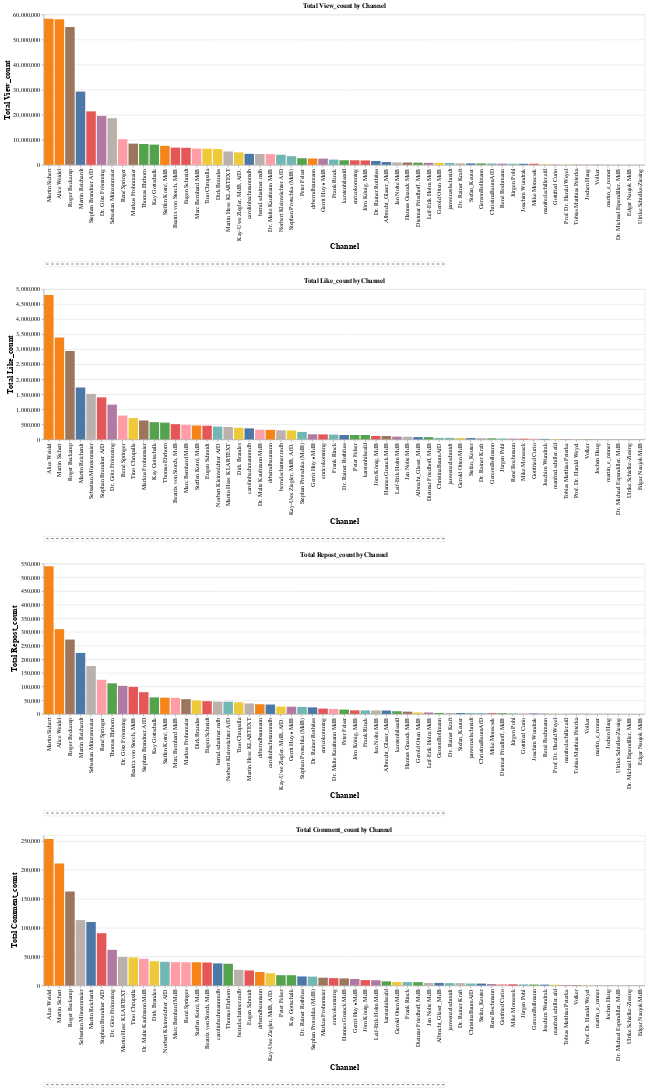

This figure's notebook cell:
### Markdown cell above
## How much is the fish?
### Wer hat die meistern Likes, Kommentare, Reposts oder Views ?

Das Skript vergleicht verschiedene TikTok-Kanäle anhand der Metriken "view_count", "like_count", "repost_count" und "comment_count". Es summiert die Werte jeder Metrik für jeden Kanal und erstellt für jede Metrik ein eigenes Balkendiagramm. Die Diagramme zeigen, wie die einzelnen Kanäle in Bezug auf diese Interaktionen abschneiden.

### Code cell
import altair as alt
import pandas as pd

# Summe für jede Metrik pro Channel berechnen
columns_to_plot = ["view_count", "like_count", "repost_count", "comment_count"]
aggregated_data = (
    df.groupby("channel")[columns_to_plot].sum().reset_index()
    .melt(id_vars="channel", var_name="metric", value_name="value")
)

# Interaktive Balkendiagramme erstellen
charts = []
for metric in columns_to_plot:
    chart = (
        alt.Chart(aggregated_data[aggregated_data["metric"] == metric])
        .mark_bar()
        .encode(
            x=alt.X("channel:O", title="Channel", sort="-y"),
            y=alt.Y("value:Q", title=f"Total {metric.capitalize()}"),
            color=alt.Color("channel:N", legend=None),
            tooltip=[
                alt.Tooltip("channel:N", title="Channel"),
                alt.Tooltip("value:Q", title=f"Total {metric.capitalize()}"),
            ],
        )
        .properties(
            title=f"Total {metric.capitalize()} by Channel",
            height=300,  # Höhe für besseres Layout
            width=1200    # Breite für bessere Darstellung
        )
    )
    # Trennelement: Linie unter dem Chart
    separator = (
        alt.Chart(pd.DataFrame({"y": [0]}))
        .mark_rule(strokeDash=[5, 5], size=1)
        .encode(y=alt.Y("y:Q", axis=None))
        .properties(height=10, width=800)
    )
    charts.extend([chart, separator])

# Subplots mit Trennelementen darstellen
final_chart = alt.vconcat(*charts).resolve_scale(color="independent")

# Konfiguration auf das gesamte Diagramm anwenden
final_chart = final_chart.configure_axis(
    labelFontSize=12,  # Schriftgröße der Achsenbeschriftung
    titleFontSize=16   # Schriftgröße des Achsentitels
)

final_chart

### Figure 1 — Vega-Lite specification as saved in the notebook (floating-point values rounded to 4 significant figures)
{"config": {"view": {"continuousWidth": 300, "continuousHeight": 300}, "axis": {"labelFontSize": 12, "titleFontSize": 16}}, "vconcat": [{"data": {"name": "data-c150cc529256baf28d5811c02a158a8c"}, "mark": {"type": "bar"}, "encoding": {"color": {"field": "channel", "legend": null, "type": "nominal"}, "tooltip": [{"field": "channel", "title": "Channel", "type": "nominal"}, {"field": "value", "title": "Total View_count", "type": "quantitative"}], "x": {"field": "channel", "sort": "-y", "title": "Channel", "type": "ordinal"}, "y": {"field": "value", "title": "Total View_count", "type": "quantitative"}}, "height": 300, "title": "Total View_count by Channel", "width": 1200}, {"data": {"name": "data-a0a55d106695e8d630baff0f16eee66d"}, "mark": {"type": "rule", "size": 1, "strokeDash": [5, 5]}, "encoding": {"y": {"axis": null, "field": "y", "type": "quantitative"}}, "height": 10, "width": 800}, {"data": {"name": "data-cbe44bd9bdff02d9170df78975f6b235"}, "mark": {"type": "bar"}, "encoding": {"color": {"field": "channel", "legend": null, "type": "nominal"}, "tooltip": [{"field": "channel", "title": "Channel", "type": "nominal"}, {"field": "value", "title": "Total Like_count", "type": "quantitative"}], "x": {"field": "channel", "sort": "-y", "title": "Channel", "type": "ordinal"}, "y": {"field": "value", "title": "Total Like_count", "type": "quantitative"}}, "height": 300, "title": "Total Like_count by Channel", "width": 1200}, {"data": {"name": "data-a0a55d106695e8d630baff0f16eee66d"}, "mark": {"type": "rule", "size": 1, "strokeDash": [5, 5]}, "encoding": {"y": {"axis": null, "field": "y", "type": "quantitative"}}, "height": 10, "width": 800}, {"data": {"name": "data-70dfd9cc8dcb894346267e61032fe9e0"}, "mark": {"type": "bar"}, "encoding": {"color": {"field": "channel", "legend": null, "type": "nominal"}, "tooltip": [{"field": "channel", "title": "Channel", "type": "nominal"}, {"field": "value", "title": "Total Repost_count", "type": "quantitative"}], "x": {"field": "channel", "sort": "-y", "title": "Channel", "type": "ordinal"}, "y": {"field": "value", "title": "Total Repost_count", "type": "quantitative"}}, "height": 300, "title": "Total Repost_count by Channel", "width": 1200}, {"data": {"name": "data-a0a55d106695e8d630baff0f16eee66d"}, "mark": {"type": "rule", "size": 1, "strokeDash": [5, 5]}, "encoding": {"y": {"axis": null, "field": "y", "type": "quantitative"}}, "height": 10, "width": 800}, {"data": {"name": "data-c742cb6d1a62993ac2d159e196d2f02d"}, "mark": {"type": "bar"}, "encoding": {"color": {"field": "channel", "legend": null, "type": "nominal"}, "tooltip": [{"field": "channel", "title": "Channel", "type": "nominal"}, {"field": "value", "title": "Total Comment_count", "type": "quantitative"}], "x": {"field": "channel", "sort": "-y", "title": "Channel", "type": "ordinal"}, "y": {"field": "value", "title": "Total Comment_count", "type": "quantitative"}}, "height": 300, "title": "Total Comment_count by Channel", "width": 1200}, {"data": {"name": "data-a0a55d106695e8d630baff0f16eee66d"}, "mark": {"type": "rule", "size": 1, "strokeDash": [5, 5]}, "encoding": {"y": {"axis": null, "field": "y", "type": "quantitative"}}, "height": 10, "width": 800}], "resolve": {"scale": {"color": "independent"}}, "$schema": "https://vega.github.io/schema/vega-lite/v5.17.0.json", "datasets": {"data-c150cc529256baf28d5811c02a158a8c": [{"channel": "Albrecht_Glaser_MdB", "metric": "view_count", "value": 1107390}, {"channel": "Alice Weidel", "metric": "view_count", "value": 58108800}, {"channel": "Beatrix von Storch, MdB", "metric": "view_count", "value": 6874641}, {"channel": "ChristinaBaumAfD", "metric": "view_count", "value": 535235}, {"channel": "Dietmar Friedhoff, MdB", "metric": "view_count", "value": 872898}, {"channel": "Dirk Brandes", "metric": "view_count", "value": 6324023}, {"channel": "Dr. Götz Frömming", "metric": "view_count", "value": 19545305}, {"channel": "Dr. Malte Kaufmann MdB", "metric": "view_count", "value": 4278434}, {"channel": "Dr. Michael Espendiller, MdB", "metric": "view_count", "value": 5595}, {"channel": "Dr. Rainer Kraft", "metric": "view_count", "value": 598998}, {"channel": "Dr. Rainer Rothfuss", "metric": "view_count", "value": 1550060}, {"channel": "Edgar Naujok MdB", "metric": "view_count", "value": 2553}, {"channel": "Eugen Schmidt", "metric": "view_count", "value": 6795891}, {"channel": "Frank Rinck", "metric": "view_count", "value": 2090311}, {"channel": "GereonBollmann", "metric": "view_count", "value": 558891}, {"channel": "Gerold Otten MdB", "metric": "view_count", "value": 798896}, {"channel": "Gerrit Huy ▪︎ MdB", "metric": "view_count", "value": 2469541}, {"channel": "Gottfried Curio", "metric": "view_count", "value": 207724}, {"channel": "Hannes Gnauck MdB", "metric": "view_count", "value": 932526}, {"channel": "Jan Nolte MdB", "metric": "view_count", "value": 962407}, {"channel": "Joachim Wundrak", "metric": "view_count", "value": 435061}, {"channel": "Jochen Haug", "metric": "view_count", "value": 69915}, {"channel": "Jörn König, MdB", "metric": "view_count", "value": 1756712}, {"channel": "Jürgen Pohl", "metric": "view_count", "value": 446769}, {"channel": "Kay Gottschalk", "metric": "view_count", "value": 8077936}, {"channel": "Kay-Uwe Ziegler, MdB, AfD.", "metric": "view_count", "value": 4969984}, {"channel": "Leif-Erik Holm MdB", "metric": "view_count", "value": 801785}, {"channel": "Marc Bernhard MdB", "metric": "view_count", "value": 6466308}, {"channel": "Markus Frohnmaier", "metric": "view_count", "value": 8468137}, {"channel": "Martin Hess: KLARTEXT", "metric": "view_count", "value": 5335239}, {"channel": "Martin Reichardt", "metric": "view_count", "value": 29244044}, {"channel": "Martin Sichert", "metric": "view_count", "value": 58280784}, {"channel": "Mike Monscsek", "metric": "view_count", "value": 434322}, {"channel": "Norbert Kleinwächter AfD", "metric": "view_count", "value": 4028488}, {"channel": "Peter Felser", "metric": "view_count", "value": 2634855}, {"channel": "Prof. Dr. Harald Weyel", "metric": "view_count", "value": 110968}, {"channel": "René Bochmann", "metric": "view_count", "value": 477543}, {"channel": "René Springer", "metric": "view_count", "value": 10193249}, {"channel": "Roger Beckamp", "metric": "view_count", "value": 55011646}, {"channel": "Sebastian Münzenmaier", "metric": "view_count", "value": 18639602}, {"channel": "Stefan_Keuter", "metric": "view_count", "value": 571940}, {"channel": "Steffen Kotré, MdB", "metric": "view_count", "value": 7584650}, {"channel": "Stephan Brandner AfD", "metric": "view_count", "value": 21343926}, {"channel": "Stephan Protschka (MdB)", "metric": "view_count", "value": 3451248}, {"channel": "Thomas Ehrhorn", "metric": "view_count", "value": 8323484}, {"channel": "Tino Chrupalla", "metric": "view_count", "value": 6443352}, {"channel": "Tobias Matthias Peterka", "metric": "view_count", "value": 95237}, {"channel": "Ulrike Schielke-Ziesing", "metric": "view_count", "value": 2223}, {"channel": "Volker", "metric": "view_count", "value": 65010}, {"channel": "bernd.schattner.mdb", "metric": "view_count", "value": 4329751}, {"channel": "carolinbachmannmdb", "metric": "view_count", "value": 4388621}, {"channel": "drberndbaumann", "metric": "view_count", "value": 2531659}, {"channel": "enricokomning", "metric": "view_count", "value": 1808251}, {"channel": "janwenzelschmidt", "metric": "view_count", "value": 760105}, {"channel": "karstenhilseafd", "metric": "view_count", "value": 1822847}, {"channel": "manfred.schiller.afd", "metric": "view_count", "value": 214371}, {"channel": "martin_e_renner", "metric": "view_count", "value": 22711}], "data-a0a55d106695e8d630baff0f16eee66d": [{"y": 0}], "data-cbe44bd9bdff02d9170df78975f6b235": [{"channel": "Albrecht_Glaser_MdB", "metric": "like_count", "value": 74213}, {"channel": "Alice Weidel", "metric": "like_count", "value": 4800462}, {"channel": "Beatrix von Storch, MdB", "metric": "like_count", "value": 505391}, {"channel": "ChristinaBaumAfD", "metric": "like_count", "value": 49369}, {"channel": "Dietmar Friedhoff, MdB", "metric": "like_count", "value": 73613}, {"channel": "Dirk Brandes", "metric": "like_count", "value": 386819}, {"channel": "Dr. Götz Frömming", "metric": "like_count", "value": 1155361}, {"channel": "Dr. Malte Kaufmann MdB", "metric": "like_count", "value": 322800}, {"channel": "Dr. Michael Espendiller, MdB", "metric": "like_count", "value": 781}, {"channel": "Dr. Rainer Kraft", "metric": "like_count", "value": 41952}, {"channel": "Dr. Rainer Rothfuss", "metric": "like_count", "value": 146127}, {"channel": "Edgar Naujok MdB", "metric": "like_count", "value": 128}, {"channel": "Eugen Schmidt", "metric": "like_count", "value": 455382}, {"channel": "Frank Rinck", "metric": "like_count", "value": 160558}, {"channel": "GereonBollmann", "metric": "like_count", "value": 34763}, {"channel": "Gerold Otten MdB", "metric": "like_count", "value": 48428}, {"channel": "Gerrit Huy ▪︎ MdB", "metric": "like_count", "value": 168878}, {"channel": "Gottfried Curio", "metric": "like_count", "value": 22632}, {"channel": "Hannes Gnauck MdB", "metric": "like_count", "value": 111486}, {"channel": "Jan Nolte MdB", "metric": "like_count", "value": 86603}, {"channel": "Joachim Wundrak", "metric": "like_count", "value": 16626}, {"channel": "Jochen Haug", "metric": "like_count", "value": 3878}, {"channel": "Jörn König, MdB", "metric": "like_count", "value": 112366}, {"channel": "Jürgen Pohl", "metric": "like_count", "value": 30823}, {"channel": "Kay Gottschalk", "metric": "like_count", "value": 573207}, {"channel": "Kay-Uwe Ziegler, MdB, AfD.", "metric": "like_count", "value": 297464}, {"channel": "Leif-Erik Holm MdB", "metric": "like_count", "value": 92299}, {"channel": "Marc Bernhard MdB", "metric": "like_count", "value": 483254}, {"channel": "Markus Frohnmaier", "metric": "like_count", "value": 629126}, {"channel": "Martin Hess: KLARTEXT", "metric": "like_count", "value": 411591}, {"channel": "Martin Reichardt", "metric": "like_count", "value": 1725965}, {"channel": "Martin Sichert", "metric": "like_count", "value": 3388790}, {"channel": "Mike Monscsek", "metric": "like_count", "value": 24130}, {"channel": "Norbert Kleinwächter AfD", "metric": "like_count", "value": 425797}, {"channel": "Peter Felser", "metric": "like_count", "value": 145521}, {"channel": "Prof. Dr. Harald Weyel", "metric": "like_count", "value": 7088}, {"channel": "René Bochmann", "metric": "like_count", "value": 24531}, {"channel": "René Springer", "metric": "like_count", "value": 792953}, {"channel": "Roger Beckamp", "metric": "like_count", "value": 2937537}, {"channel": "Sebastian Münzenmaier", "metric": "like_count", "value": 1513161}, {"channel": "Stefan_Keuter", "metric": "like_count", "value": 43139}, {"channel": "Steffen Kotré, MdB", "metric": "like_count", "value": 462075}, {"channel": "Stephan Brandner AfD", "metric": "like_count", "value": 1398215}, {"channel": "Stephan Protschka (MdB)", "metric": "like_count", "value": 248431}, {"channel": "Thomas Ehrhorn", "metric": "like_count", "value": 558054}, {"channel": "Tino Chrupalla", "metric": "like_count", "value": 709651}, {"channel": "Tobias Matthias Peterka", "metric": "like_count", "value": 9620}, {"channel": "Ulrike Schielke-Ziesing", "metric": "like_count", "value": 247}, {"channel": "Volker", "metric": "like_count", "value": 7084}, {"channel": "bernd.schattner.mdb", "metric": "like_count", "value": 300857}, {"channel": "carolinbachmannmdb", "metric": "like_count", "value": 366232}, {"channel": "drberndbaumann", "metric": "like_count", "value": 315764}, {"channel": "enricokomning", "metric": "like_count", "value": 165277}, {"channel": "janwenzelschmidt", "metric": "like_count", "value": 48996}, {"channel": "karstenhilseafd", "metric": "like_count", "value": 144795}, {"channel": "manfred.schiller.afd", "metric": "like_count", "value": 10790}, {"channel": "martin_e_renner", "metric": "like_count", "value": 1976}], "data-70dfd9cc8dcb894346267e61032fe9e0": [{"channel": "Albrecht_Glaser_MdB", "metric": "repost_count", "value": 12462}, {"channel": "Alice Weidel", "metric": "repost_count", "value": 310138}, {"channel": "Beatrix von Storch, MdB", "metric": "repost_count", "value": 98923}, {"channel": "ChristinaBaumAfD", "metric": "repost_count", "value": 3030}, {"channel": "Dietmar Friedhoff, MdB", "metric": "repost_count", "value": 2632}, {"channel": "Dirk Brandes", "metric": "repost_count", "value": 48941}, {"channel": "Dr. Götz Frömming", "metric": "repost_count", "value": 102712}, {"channel": "Dr. Malte Kaufmann MdB", "metric": "repost_count", "value": 18246}, {"channel": "Dr. Michael Espendiller, MdB", "metric": "repost_count", "value": 13}, {"channel": "Dr. Rainer Kraft", "metric": "repost_count", "value": 3643}, {"channel": "Dr. Rainer Rothfuss", "metric": "repost_count", "value": 24026}, {"channel": "Edgar Naujok MdB", "metric": "repost_count", "value": 6}, {"channel": "Eugen Schmidt", "metric": "repost_count", "value": 46582}, {"channel": "Frank Rinck", "metric": "repost_count", "value": 13107}, {"channel": "GereonBollmann", "metric": "repost_count", "value": 3695}, {"channel": "Gerold Otten MdB", "metric": "repost_count", "value": 5383}, {"channel": "Gerrit Huy ▪︎ MdB", "metric": "repost_count", "value": 26448}, {"channel": "Gottfried Curio", "metric": "repost_count", "value": 1848}, {"channel": "Hannes Gnauck MdB", "metric": "repost_count", "value": 8339}, {"channel": "Jan Nolte MdB", "metric": "repost_count", "value": 12747}, {"channel": "Joachim Wundrak", "metric": "repost_count", "value": 1821}, {"channel": "Jochen Haug", "metric": "repost_count", "value": 258}, {"channel": "Jörn König, MdB", "metric": "repost_count", "value": 13174}, {"channel": "Jürgen Pohl", "metric": "repost_count", "value": 2027}, {"channel": "Kay Gottschalk", "metric": "repost_count", "value": 60559}, {"channel": "Kay-Uwe Ziegler, MdB, AfD.", "metric": "repost_count", "value": 26711}, {"channel": "Leif-Erik Holm MdB", "metric": "repost_count", "value": 5259}, {"channel": "Marc Bernhard MdB", "metric": "repost_count", "value": 59027}, {"channel": "Markus Frohnmaier", "metric": "repost_count", "value": 54007}, {"channel": "Martin Hess: KLARTEXT", "metric": "repost_count", "value": 38350}, {"channel": "Martin Reichardt", "metric": "repost_count", "value": 223155}, {"channel": "Martin Sichert", "metric": "repost_count", "value": 540423}, {"channel": "Mike Monscsek", "metric": "repost_count", "value": 2675}, {"channel": "Norbert Kleinwächter AfD", "metric": "repost_count", "value": 44654}, {"channel": "Peter Felser", "metric": "repost_count", "value": 15922}, {"channel": "Prof. Dr. Harald Weyel", "metric": "repost_count", "value": 703}, {"channel": "René Bochmann", "metric": "repost_count", "value": 1274}, {"channel": "René Springer", "metric": "repost_count", "value": 124912}, {"channel": "Roger Beckamp", "metric": "repost_count", "value": 272195}, {"channel": "Sebastian Münzenmaier", "metric": "repost_count", "value": 175247}, {"channel": "Stefan_Keuter", "metric": "repost_count", "value": 3343}, {"channel": "Steffen Kotré, MdB", "metric": "repost_count", "value": 59571}, {"channel": "Stephan Brandner AfD", "metric": "repost_count", "value": 79534}, {"channel": "Stephan Protschka (MdB)", "metric": "repost_count", "value": 25790}, {"channel": "Thomas Ehrhorn", "metric": "repost_count", "value": 111904}, {"channel": "Tino Chrupalla", "metric": "repost_count", "value": 42655}, {"channel": "Tobias Matthias Peterka", "metric": "repost_count", "value": 534}, {"channel": "Ulrike Schielke-Ziesing", "metric": "repost_count", "value": 82}, {"channel": "Volker", "metric": "repost_count", "value": 436}, {"channel": "bernd.schattner.mdb", "metric": "repost_count", "value": 44978}, {"channel": "carolinbachmannmdb", "metric": "repost_count", "value": 34490}, {"channel": "drberndbaumann", "metric": "repost_count", "value": 35503}, {"channel": "enricokomning", "metric": "repost_count", "value": 19555}, {"channel": "janwenzelschmidt", "metric": "repost_count", "value": 3201}, {"channel": "karstenhilseafd", "metric": "repost_count", "value": 9936}, {"channel": "manfred.schiller.afd", "metric": "repost_count", "value": 629}, {"channel": "martin_e_renner", "metric": "repost_count", "value": 326}], "data-c742cb6d1a62993ac2d159e196d2f02d": [{"channel": "Albrecht_Glaser_MdB", "metric": "comment_count", "value": 4384}, {"channel": "Alice Weidel", "metric": "comment_count", "value": 253234}, {"channel": "Beatrix von Storch, MdB", "metric": "comment_count", "value": 39739}, {"channel": "ChristinaBaumAfD", "metric": "comment_count", "value": 3405}, {"channel": "Dietmar Friedhoff, MdB", "metric": "comment_count", "value": 5686}, {"channel": "Dirk Brandes", "metric": "comment_count", "value": 41933}, {"channel": "Dr. Götz Frömming", "metric": "comment_count", "value": 61631}, {"channel": "Dr. Malte Kaufmann MdB", "metric": "comment_count", "value": 46159}, {"channel": "Dr. Michael Espendiller, MdB", "metric": "comment_count", "value": 50}, {"channel": "Dr. Rainer Kraft", "metric": "comment_count", "value": 4008}, {"channel": "Dr. Rainer Rothfuss", "metric": "comment_count", "value": 15626}, {"channel": "Edgar Naujok MdB", "metric": "comment_count", "value": 5}, {"channel": "Eugen Schmidt", "metric": "comment_count", "value": 25982}, {"channel": "Frank Rinck", "metric": "comment_count", "value": 5892}, {"channel": "GereonBollmann", "metric": "comment_count", "value": 1561}, {"channel": "Gerold Otten MdB", "metric": "comment_count", "value": 5954}, {"channel": "Gerrit Huy ▪︎ MdB", "metric": "comment_count", "value": 11291}, {"channel": "Gottfried Curio", "metric": "comment_count", "value": 2399}, {"channel": "Hannes Gnauck MdB", "metric": "comment_count", "value": 12282}, {"channel": "Jan Nolte MdB", "metric": "comment_count", "value": 4399}, {"channel": "Joachim Wundrak", "metric": "comment_count", "value": 1504}, {"channel": "Jochen Haug", "metric": "comment_count", "value": 112}, {"channel": "Jörn König, MdB", "metric": "comment_count", "value": 9289}, {"channel": "Jürgen Pohl", "metric": "comment_count", "value": 1814}, {"channel": "Kay Gottschalk", "metric": "comment_count", "value": 17728}, {"channel": "Kay-Uwe Ziegler, MdB, AfD.", "metric": "comment_count", "value": 21265}, {"channel": "Leif-Erik Holm MdB", "metric": "comment_count", "value": 9106}, {"channel": "Marc Bernhard MdB", "metric": "comment_count", "value": 40324}, {"channel": "Markus Frohnmaier", "metric": "comment_count", "value": 13428}, {"channel": "Martin Hess: KLARTEXT", "metric": "comment_count", "value": 49184}, {"channel": "Martin Reichardt", "metric": "comment_count", "value": 109763}, {"channel": "Martin Sichert", "metric": "comment_count", "value": 210925}, {"channel": "Mike Monscsek", "metric": "comment_count", "value": 2074}, {"channel": "Norbert Kleinwächter AfD", "metric": "comment_count", "value": 40938}, {"channel": "Peter Felser", "metric": "comment_count", "value": 17753}, {"channel": "Prof. Dr. Harald Weyel", "metric": "comment_count", "value": 513}, {"channel": "René Bochmann", "metric": "comment_count", "value": 2418}, {"channel": "René Springer", "metric": "comment_count", "value": 40140}, {"channel": "Roger Beckamp", "metric": "comment_count", "value": 162399}, {"channel": "Sebastian Münzenmaier", "metric": "comment_count", "value": 113058}, {"channel": "Stefan_Keuter", "metric": "comment_count", "value": 3291}, {"channel": "Steffen Kotré, MdB", "metric": "comment_count", "value": 40115}, {"channel": "Stephan Brandner AfD", "metric": "comment_count", "value": 90401}, {"channel": "Stephan Protschka (MdB)", "metric": "comment_count", "value": 15342}, {"channel": "Thomas Ehrhorn", "metric": "comment_count", "value": 37570}, {"channel": "Tino Chrupalla", "metric": "comment_count", "value": 48480}, {"channel": "Tobias Matthias Peterka", "metric": "comment_count", "value": 877}, {"channel": "Ulrike Schielke-Ziesing", "metric": "comment_count", "value": 43}, {"channel": "Volker", "metric": "comment_count", "value": 684}, {"channel": "bernd.schattner.mdb", "metric": "comment_count", "value": 27158}, {"channel": "carolinbachmannmdb", "metric": "comment_count", "value": 38259}, {"channel": "drberndbaumann", "metric": "comment_count", "value": 23348}, {"channel": "enricokomning", "metric": "comment_count", "value": 12745}, {"channel": "janwenzelschmidt", "metric": "comment_count", "value": 4133}, {"channel": "karstenhilseafd", "metric": "comment_count", "value": 7098}, {"channel": "manfred.schiller.afd", "metric": "comment_count", "value": 1223}, {"channel": "martin_e_renner", "metric": "comment_count", "value": 152}]}}
